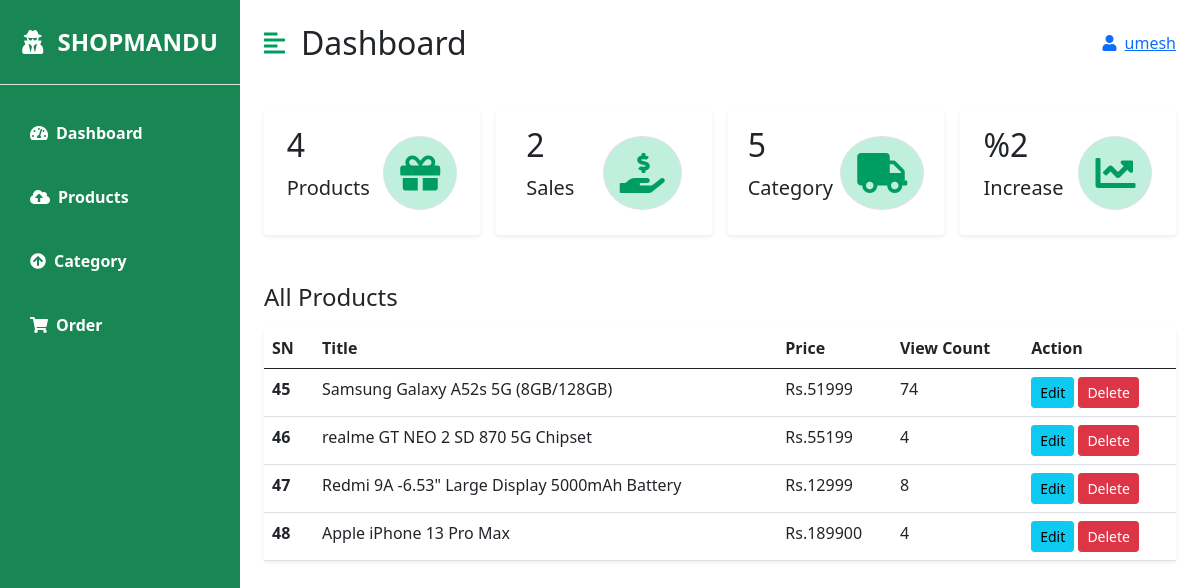
Page /success/ (signed in) on the earlier database version.
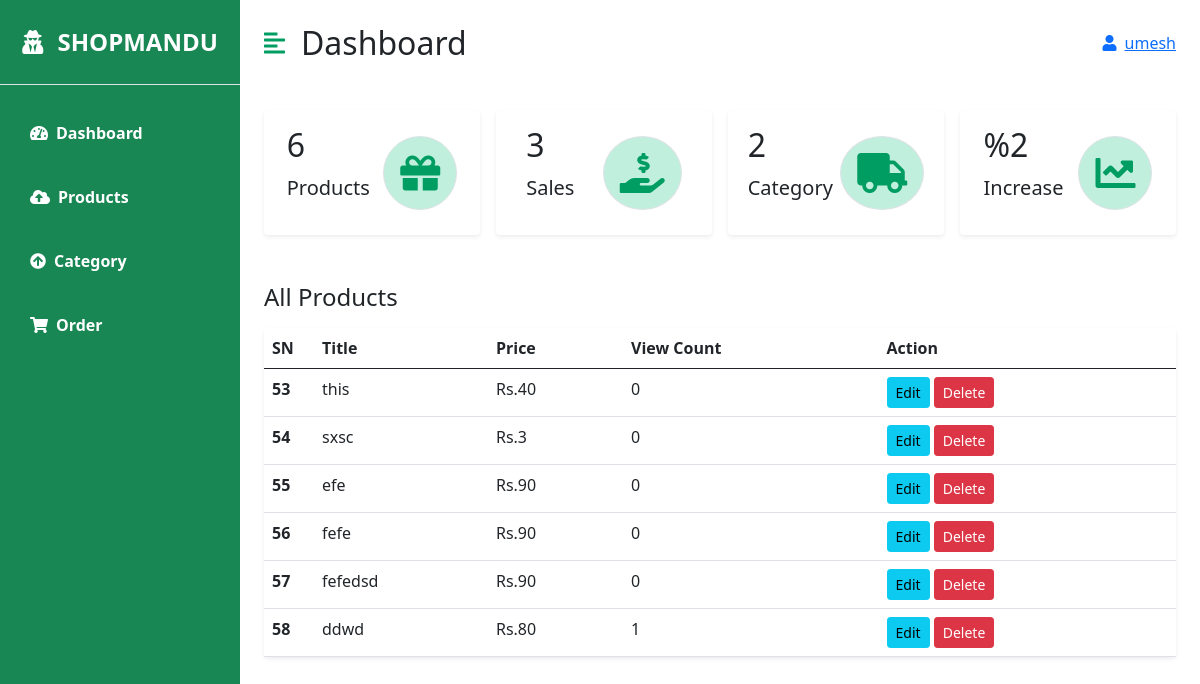
Same page on the later database version.
### app/models.py (models this page shows, shortened)
class Product(models.Model):
    title = models.CharField(max_length=200)
    slug = models.SlugField(unique=True)
    category = models.ForeignKey(Category, on_delete=models.CASCADE)
    brand = models.ForeignKey(Brand, on_delete=models.CASCADE,null=True, blank=True)
    storage = models.ForeignKey(Storage, on_delete=models.CASCADE,null=True, blank=True)
    image = models.ImageField(upload_to="products")
    marked_price = models.PositiveIntegerField()
    selling_price = models.PositiveIntegerField()
    description = models.TextField()
    full_description = models.TextField(null=True)
    warranty = models.CharField(max_length=300, null=True, blank=True)
    return_policy = models.CharField(max_length=300, null=True, blank=True)
    view_count = models.PositiveIntegerField(default=0)
    user = models.CharField(max_length=20, blank=True, null= True)
    Vendor_name = models.CharField(max_length=40,blank=True, null= True )

### app/views.py (the view)
# urls.py: path('success/',views.success,name="success"),
@login_required
def success(request):
            product = Product.objects.filter(user=request.user)
            count = len(product)
            order = Order.objects.filter()
            order = order.count()
            category = Category.objects.all()
            return render(request,'app/vendor/success.html', {'products':product, 'count':count,'orders':order, 'category':category})

### app/templates/app/vendor/success.html (shortened to what the changed rows need)
{% extends 'app/vendor/core.html' %}
{% block content %}
    <div class="d-flex" id="wrapper">
        <div id="page-content-wrapper">
            <nav class="navbar navbar-expand-lg navbar-light bg-transparent py-4 px-4">
                <div class="d-flex align-items-center">
                    <h2 class="fs-2 m-0">Dashboard</h2>
                </div>
            </nav>
            <div class="container-fluid px-4">
                <div class="row g-3 my-2">
                    <div class="col-md-3">
                        <div class="p-3 bg-white shadow-sm d-flex justify-content-around align-items-center rounded">
                            <div>
                                <h3 class="fs-2">{{count}}</h3>
                                <p class="fs-5">Products</p>
                            </div>
                        </div>
                    </div>
                    <div class="col-md-3">
                        <div class="p-3 bg-white shadow-sm d-flex justify-content-around align-items-center rounded">
                            <div>
                                <h3 class="fs-2">{{orders}}</h3>
                                <p class="fs-5">Sales</p>
                            </div>
                        </div>
                    </div>
                    <div class="col-md-3">
                        <div class="p-3 bg-white shadow-sm d-flex justify-content-around align-items-center rounded">
                            <div>
                                <h3 class="fs-2">{{category.count}}</h3>
                                <p class="fs-5">Category</p>
                            </div>
                        </div>
                    </div>
                </div>
                <div class="row my-5">
                    <div class="col">
                        <table class="table bg-white rounded shadow-sm  table-hover">
                            <thead>
                                <tr>
                                    <th scope="col" width="50">SN</th>
                                    <th scope="col">Title</th>
                                    <th scope="col">Price</th>
                                    <th scope="col">View Count</th>
                                    <th scope="col">Action</th>
                                </tr>
                            </thead>
                                    <tbody>
                              {% for pr  in products %}
                                <tr>
                                    <th scope="row">{{pr.id}}</th>
                                    <td>{{pr.title}}</td>
                                    <td>Rs.{{pr.selling_price}}</td>
                                    <td>{{pr.view_count }}</td>
                                    <td>
                                      <a href="{%url 'updatedata' pr.id %}" class="btn btn-info btn-sm">Edit</a>
                                     <form action="{% url 'deletedata' pr.id %}" method="post" class="d-inline">
                                       <input type="submit" class="btn btn-danger btn-sm" value="Delete">
                                     </form>
                                    </td>
                                </tr>
                                {% endfor %}
                            </tbody>
                        </table>
                    </div>
                </div>
            </div>
        </div>
    </div>
{% endblock content %}

Differences in the rows shown:
removed Product: id "45", title "Samsung Galaxy A52s 5G (8GB/128GB)", selling_price "51999", view_count "74"
removed Product: id "46", title "realme GT NEO 2 SD 870 5G Chipset", selling_price "55199", view_count "4"
removed Product: id "47", title "Redmi 9A -6.53\" Large Display 5000mAh Battery", selling_price "12999", view_count "8"
removed Product: id "48", title "Apple iPhone 13 Pro Max", selling_price "189900", view_count "4"
added Product: id "53", title "this", selling_price "40", view_count "0"
added Product: id "54", title "sxsc", selling_price "3", view_count "0"
added Product: id "55", title "efe", selling_price "90", view_count "0"
added Product: id "56", title "fefe", selling_price "90", view_count "0"
added Product: id "57", title "fefedsd", selling_price "90", view_count "0"
added Product: id "58", title "ddwd", selling_price "80", view_count "1"
Other differences:
{{ count }}: "4" → "6"
{{ orders }}: "2" → "3"
{{ category.count }}: "5" → "2"
